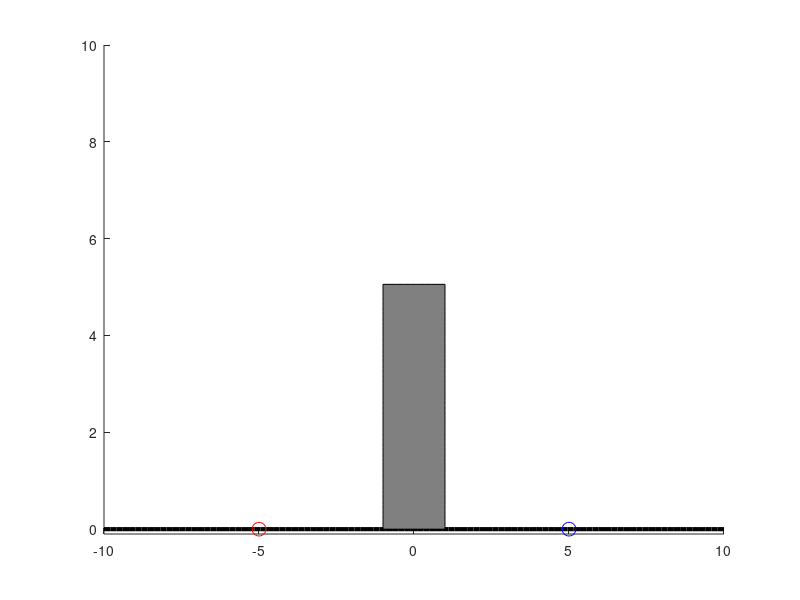

Recreate this plot in MATLAB.
function q = plotRandHeightObj()
axis([-10 10 -0.1 10])
hold on

height = rand * 8;


plot(linspace(-10,10,100), zeros(1,100), 'k-', 'LineWidth', 3);

plot(-5, 0, 'ro', 'MarkerSize', 10);
plot(5, 0, 'bo', 'MarkerSize', 10);

points = [-1 * ones(100,1), linspace(0,height,100)'];
points = [points; linspace(-1,1,10)', height * ones(10,1)];
points = [points; ones(100,1), linspace(height,0,100)'];
points = [points; linspace(1,-1,10)', zeros(10,1)];

patch(points(:,1), points(:,2), [0.5,0.5,0.5]);

q = height;




end